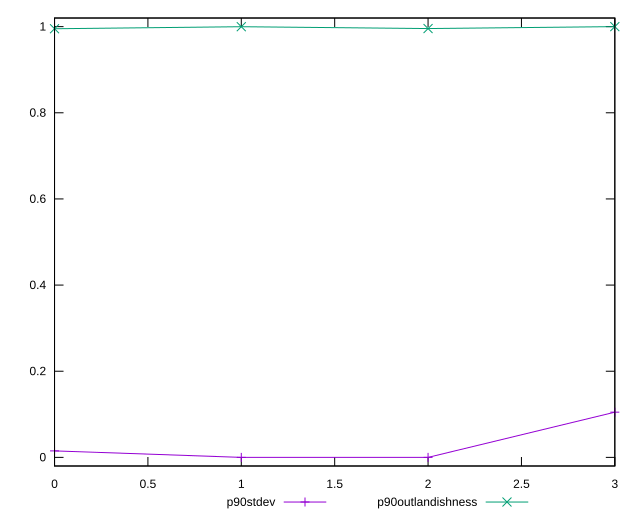

This chart was generated by the following gnuplot code:
reset

$p90Stdev <<EOF
0 0.015067751022271716
1 0
2 1.1102230246251565e-15
3 0.10500000000000001
EOF

$p90Outlandishness <<EOF
0 0.9950629936493066
1 0.9998000100000003
2 0.9955157007158499
3 1
EOF

set key outside below
set xrange [0:3]
set yrange [-0.02:1.02]
set trange [-0.02:1.02]
set terminal svg size 640, 520 enhanced background rgb 'white'
set output "reports/report_00030_2021-02-24T20-42-31.540Z/meta/score/progression/stddev.svg"

plot $p90Stdev title "p90stdev" with linespoints, \
     $p90Outlandishness title "p90outlandishness" with linespoints

reset
